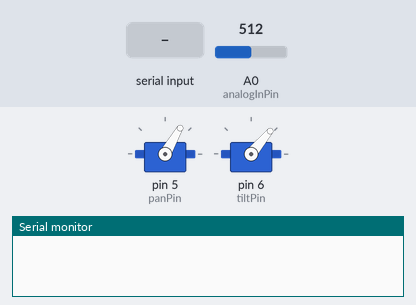
The sketch below on a simulated Arduino Uno, built with avr-gcc and run on an emulated ATmega328P. On the bench: 2 × servo, the last lines printed to the serial monitor. Inputs (shaded band) come from the test bench; at power-on: A0 (analogInPin) = 512.

Above: at 1.2 s.
1.3 s: "start" received over Serial
At 2.65 s:
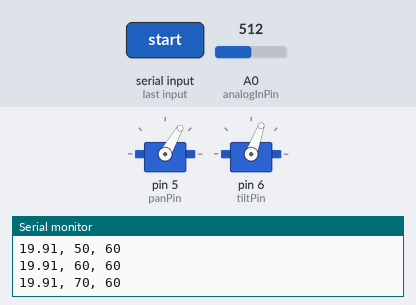
At 4.19 s:
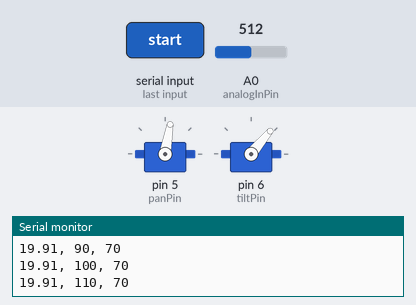
4.3 s: A0 (analogInPin) set to 861
At 6.1 s:
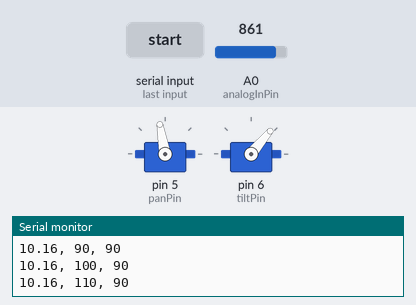
7.3 s: A0 (analogInPin) set to 889
Timing chart, 0 to 10.5 s (numbered marks = the images above; inputs shaded):
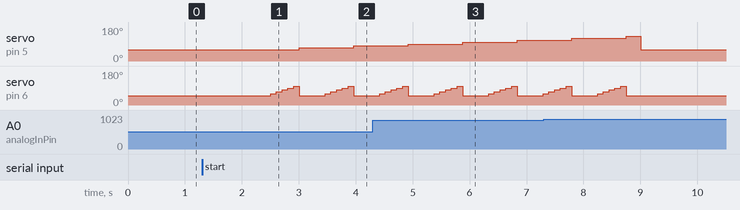

Measured:
- after the input at 1.3 s, servo on pin 5 (panPin): 60° → 70° after 1.7 s, → 80° 0.96 s later; servo on pin 6 (tiltPin): ramps from 50° to 100° and jumps back, once every 0.96 s

The sketch:

PanTilt.ino
```cpp
/*
  Lab 2
  Carl Moser and Kevin Zhang
 */
#include <math.h>
#include <Servo.h>

// The upper and lower bounds for pan
#define thetaLower 60
#define thetaUpper 120

// The upper and lower bounds for tilt
#define phiLower 50
#define phiUpper 110

// The change in phi/theta
#define delta 10

// The pins for the sensor and servos
#define analogInPin A0
#define panPin 5
#define tiltPin 6


// Declaring the pan and tilt servos
Servo pan;
Servo tilt;

// Declaring and initializing the angles to their lowest values
int theta = thetaLower; // pan
int phi = phiLower; // tilt

// The value to hold the calibrated distance
double dist = 0;

// Initializing a string to hold serial input
String input = "";

// Volatile booleans to start the scan and to tell if a 3d scan is in the process
volatile bool start = false;
volatile bool started = false;

// Declaring a reset function to stop a scan
void(* resetFunc)(void) = 0;


void setup() {
  // Attaching the servos to their respective pins
  pan.attach(panPin);
  tilt.attach(tiltPin);

  // Setting the servos to their lowest values
  pan.write(theta);
  tilt.write(phi);

  // Initializing serial communication
  Serial.begin(9600);
}


void loop() {
  /*
    The 3d pan/tilt scanner code was written in the loop
    instead of a nested for loop because serial events are
    not registerd within the loop

    This allows for the scanning to be reset or paused
  */
  if(start){
    // If start is true, it the scanning begins
    if(phi > phiUpper){
      /*
        If the tilt angle is greater than the maximum angle, it resets
        to lower bound and increases the pan angle by delta
      */
      phi = phiLower;
      theta = theta + delta;
      tilt.write(phi);
      pan.write(theta);
      // Delays to allow for the tilt servo to move to the initial position
      delay(250);
    }
    if(theta > thetaUpper){
      /*
        If the pan angle is greater than the maximum angle, the scan
        is over so it resets theta and phi to their lower bounds and
        sets start/started to false
      */
      phi = phiLower;
      theta = thetaLower;
      pan.write(theta);
      start = false;
      started = false;
    }

    // Delays to allow the tilt servo to move to the next position
    delay(100);

    // This is the calibration function
    dist = 64217*pow(analogRead(analogInPin), -1.295);

    // Returns the calculated distance, the tilt angle, and the pan angle
    Serial.println(String(dist) + ", " + phi + ", " + theta);

    // Tilts to the next position and adds the change in angle to phi
    tilt.write(phi);
    phi = phi + delta;
  }
}


void capture2d(){
  /*
    This function captures a 2d scan along the pan axis, with phi
    being halfway between the maximum and minimum. This function is
    outside of the main loop because it is relatively fast compared
    to a 3d scan and does not warrant a need to pause or reset
  */

  // Sets the tilt to the midpoint
  tilt.write(100);

  for(theta = thetaLower; theta < thetaUpper; theta = theta + delta){
    /*
      This for loop increments theta by delta and moves the
      pan servo. At each point, the distance is calculated
      and sent to the computer over serial
    */
    pan.write(theta);
    delay(100);
    dist = 64217*pow(analogRead(analogInPin), -1.295);
    Serial.println(String(dist) + ", " + theta);
  }
  // After the 2d scan, the pan and tilt servos are reset to their lower bounds
  theta = thetaLower;
  tilt.write(phiLower);
  pan.write(theta);
}


void serialEvent(){
  /*
    This function queues up serial events while the loop is running
    and before the loop resets, it runs through the queue. It reads
    the input as a string and runs through some if statements
  */
  input = Serial.readString();
  if(input == "start" && !start){
    /*
      If the input is start and the scan has not started,
      it sets start and started to true
    */
    started = true;
    start = true;
  }
  else if (input == "stop"){
    // If the input is stop, the arduino resets
    resetFunc();
  }
  else if(input == "pause" && started){
    // If the input is pause and it has started scanning, it pauses
    start = !start;
  }
  else if(input == "twodimensions" && !started){
    /*
      If the input is for a 2d scan and a 3d scan is not in process,
      it will start a 2d scan
    */
    capture2d();
  }
}
```
